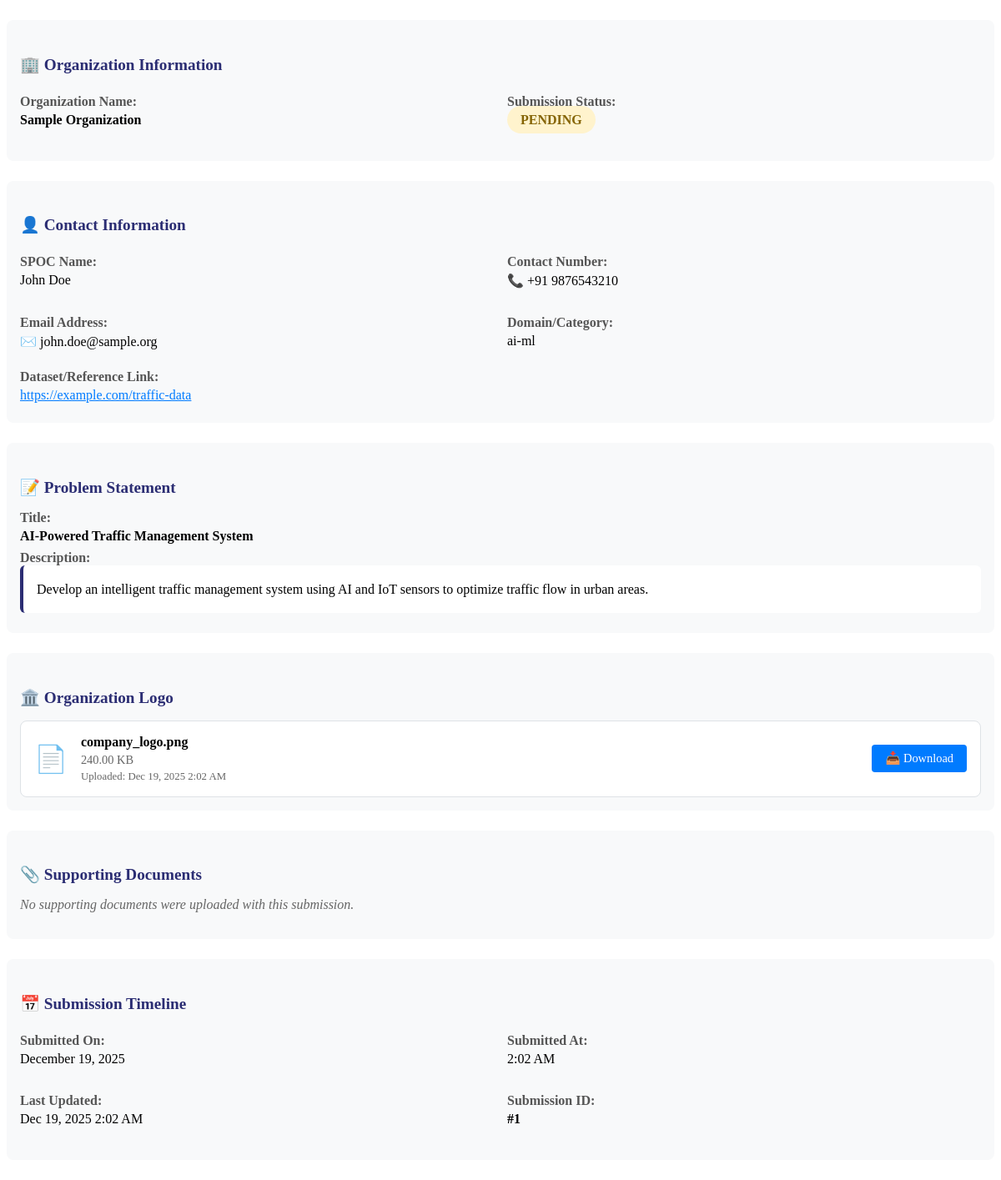
Screenshot of /get_submission_details.php?id=1 with the database file from the repository.
### tables this page shows
CREATE TABLE problem_statements (
    id INT AUTO_INCREMENT PRIMARY KEY,
    org_name VARCHAR(255) NOT NULL,
    spoc_name VARCHAR(255) NOT NULL,
    spoc_contact VARCHAR(20) NOT NULL,
    contact_email VARCHAR(255) NOT NULL,
    ps_title VARCHAR(500) NOT NULL,
    ps_description TEXT NOT NULL,
    domain VARCHAR(100),
    dataset_link VARCHAR(500),
    logo_filename VARCHAR(255) NOT NULL,
    logo_original_name VARCHAR(255) NOT NULL,
    logo_file_size INT,
    submission_date TIMESTAMP DEFAULT CURRENT_TIMESTAMP,
    status ENUM('pending', 'approved', 'rejected') DEFAULT 'pending',
    created_at TIMESTAMP DEFAULT CURRENT_TIMESTAMP,
    updated_at TIMESTAMP DEFAULT CURRENT_TIMESTAMP ON UPDATE CURRENT_TIMESTAMP
);

### get_submission_details.php (the view, shortened to what this page needs)
<?php
$submissionId = (int)$_GET['id'];
try {
    $pdo = getDBConnection();
    $stmt = $pdo->prepare("SELECT * FROM problem_statements WHERE id = ?");
    $stmt->execute([$submissionId]);
    $submission = $stmt->fetch();
    $stmt = $pdo->prepare("SELECT * FROM supporting_documents WHERE ps_id = ? ORDER BY upload_date");
    $stmt->execute([$submissionId]);
    $documents = $stmt->fetchAll();
    function escapeHtml($text) {
        return htmlspecialchars($text, ENT_QUOTES, 'UTF-8');
    }
    function formatFileSize($bytes) {
        if ($bytes >= 1048576) {
            return number_format($bytes / 1048576, 2) . ' MB';
        } elseif ($bytes >= 1024) {
            return number_format($bytes / 1024, 2) . ' KB';
        } else {
            return $bytes . ' bytes';
        }
    }
    $logoPath = 'uploads/logos/' . $submission['logo_filename'];
    $logoExtension = strtolower(pathinfo($submission['logo_original_name'], PATHINFO_EXTENSION));
    $isImage = in_array($logoExtension, ['jpg', 'jpeg', 'png', 'gif']);
    ?>
    <div class="detail-section">
        <h4>🏢 Organization Information</h4>
        <div class="detail-grid">
            <div class="detail-item">
                <div class="detail-label">Organization Name:</div>
                <div class="detail-value"><strong><?= escapeHtml($submission['org_name']) ?></strong></div>
            </div>
            <div class="detail-item">
                <div class="detail-label">Submission Status:</div>
                <div class="detail-value">
                    <span class="status-badge status-<?= $submission['status'] ?>">
                        <?= ucfirst($submission['status']) ?>
                    </span>
                </div>
            </div>
        </div>
    </div>
    <div class="detail-section">
        <h4>👤 Contact Information</h4>
        <div class="detail-grid">
            <div class="detail-item">
                <div class="detail-label">SPOC Name:</div>
                <div class="detail-value"><?= escapeHtml($submission['spoc_name']) ?></div>
            </div>
            <div class="detail-item">
                <div class="detail-label">Contact Number:</div>
                <div class="detail-value">📞 <?= escapeHtml($submission['spoc_contact']) ?></div>
            </div>
            <div class="detail-item">
                <div class="detail-label">Email Address:</div>
                <div class="detail-value">✉️ <?= escapeHtml($submission['contact_email']) ?></div>
            </div>
            <div class="detail-item">
                <div class="detail-label">Domain/Category:</div>
                <div class="detail-value"><?= escapeHtml($submission['domain'] ?: 'Not specified') ?></div>
            </div>
        </div>
        <?php if ($submission['dataset_link']): ?>
        <div class="detail-item">
            <div class="detail-label">Dataset/Reference Link:</div>
            <div class="detail-value">
                <a href="<?= escapeHtml($submission['dataset_link']) ?>" target="_blank" style="color: #007bff;">
                    <?= escapeHtml($submission['dataset_link']) ?>
                </a>
            </div>
        </div>
        <?php endif; ?>
    </div>
    <div class="detail-section">
        <h4>📝 Problem Statement</h4>
        <div class="detail-item">
            <div class="detail-label">Title:</div>
            <div class="detail-value"><strong><?= escapeHtml($submission['ps_title']) ?></strong></div>
        </div>
        <div class="detail-item">
            <div class="detail-label">Description:</div>
            <div class="problem-description">
                <?= nl2br(escapeHtml($submission['ps_description'])) ?>
            </div>
        </div>
    </div>
    <div class="detail-section">
        <h4>🏛️ Organization Logo</h4>
        <div class="file-item">
            <div class="file-icon">
                <?php if ($isImage && file_exists($logoPath)): ?>
                    <img src="<?= $logoPath ?>" alt="Organization Logo" class="logo-preview">
                <?php else: ?>
                    📄
                <?php endif; ?>
            </div>
            <div class="file-info">
                <div class="file-name"><?= escapeHtml($submission['logo_original_name']) ?></div>
                <div class="file-size"><?= formatFileSize($submission['logo_file_size']) ?></div>
                <div style="font-size: 0.8em; color: #666; margin-top: 0.25rem;">
                    Uploaded: <?= date('M j, Y g:i A', strtotime($submission['submission_date'])) ?>
                </div>
            </div>
            <a href="<?= $logoPath ?>" target="_blank" class="download-btn">📥 Download</a>
        </div>
    </div>
    <?php if (!empty($documents)): ?>
    <div class="detail-section">
        <h4>📎 Supporting Documents (<?= count($documents) ?>)</h4>
        <div class="file-list">
            <?php foreach ($documents as $doc): ?>
            <div class="file-item">
                <div class="file-icon">📄</div>
                <div class="file-info">
                    <div class="file-name"><?= escapeHtml($doc['original_name']) ?></div>
                    <div class="file-size"><?= formatFileSize($doc['file_size']) ?></div>
                    <div style="font-size: 0.8em; color: #666; margin-top: 0.25rem;">
                        Uploaded: <?= date('M j, Y g:i A', strtotime($doc['upload_date'])) ?>
                    </div>
                </div>
                <a href="uploads/documents/<?= $doc['filename'] ?>" target="_blank" class="download-btn">📥 Download</a>
            </div>
            <?php endforeach; ?>
        </div>
    </div>
    <?php else: ?>
    <div class="detail-section">
        <h4>📎 Supporting Documents</h4>
        <p style="color: #666; font-style: italic;">No supporting documents were uploaded with this submission.</p>
    </div>
    <?php endif; ?>
    <div class="detail-section">
        <h4>📅 Submission Timeline</h4>
        <div class="detail-grid">
            <div class="detail-item">
                <div class="detail-label">Submitted On:</div>
                <div class="detail-value"><?= date('F j, Y', strtotime($submission['submission_date'])) ?></div>
            </div>
            <div class="detail-item">
                <div class="detail-label">Submitted At:</div>
                <div class="detail-value"><?= date('g:i A', strtotime($submission['submission_date'])) ?></div>
            </div>
            <div class="detail-item">
                <div class="detail-label">Last Updated:</div>
                <div class="detail-value"><?= date('M j, Y g:i A', strtotime($submission['updated_at'])) ?></div>
            </div>
            <div class="detail-item">
                <div class="detail-label">Submission ID:</div>
                <div class="detail-value"><strong>#<?= $submission['id'] ?></strong></div>
            </div>
        </div>
    </div>
    <?php
} catch (Exception $e) {
    echo '<div style="color: red; padding: 1rem; background: #f8d7da; border-radius: 4px;">';
    echo '<strong>Error:</strong> ' . escapeHtml($e->getMessage());
    echo '</div>';
}
?>

### get_submission_details.php (style rules this page uses)
.detail-section { margin: 1.5rem 0; padding: 1rem; background: #f8f9fa; border-radius: 8px; }
.detail-section h4 { color: #2b2d73; margin-bottom: 1rem; font-size: 1.2rem; }
.detail-grid { display: grid; grid-template-columns: 1fr 1fr; gap: 1rem; margin-bottom: 1rem; }
.detail-item { margin: 0.5rem 0; }
.detail-label { font-weight: 600; color: #555; }
.detail-value { margin-top: 0.25rem; }
.problem-description { background: white; padding: 1rem; border-radius: 6px; border-left: 4px solid #2b2d73; line-height: 1.6; }
.file-item { display: flex; align-items: center; gap: 1rem; padding: 1rem; background: white; border-radius: 8px; border: 1px solid #dee2e6; }
.file-icon { font-size: 2rem; }
.file-info { flex: 1; }
.file-name { font-weight: 600; margin-bottom: 0.25rem; }
.file-size { color: #666; font-size: 0.9rem; }
.download-btn { background: #007bff; color: white; padding: 0.5rem 1rem; text-decoration: none; border-radius: 4px; font-size: 0.9rem; }
.status-badge { padding: 0.5rem 1rem; border-radius: 20px; font-weight: 600; text-transform: uppercase; }
.status-pending { background: #fff3cd; color: #856404; }

### rows the page displays
problem_statements: org_name "Sample Organization", status "PENDING", spoc_name "John Doe", spoc_contact "+91 9876543210", contact_email "john.doe@sample.org", domain "ai-ml", dataset_link "https://example.com/traffic-data", ps_title "AI-Powered Traffic Management System", ps_description "Develop an intelligent traffic management system using AI and IoT sensors to optimize traffic flow in urban areas.", logo_original_name "company_logo.png", logo_file_size "240.00 KB", submission_date "Dec 19, 2025 2:02 AM", submission_date "December 19, 2025", submission_date "2:02 AM", updated_at "Dec 19, 2025 2:02 AM", id "1"
